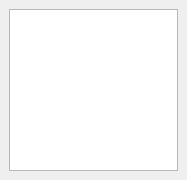
<ui version="4.0" >
 <class>ResultsSummaryWindow</class>
 <widget class="QWidget" name="ResultsSummaryWindow" >
  <property name="geometry" >
   <rect>
    <x>0</x>
    <y>0</y>
    <width>187</width>
    <height>180</height>
   </rect>
  </property>
  <property name="windowTitle" >
   <string>Form</string>
  </property>
  <layout class="QHBoxLayout" >
   <property name="margin" >
    <number>9</number>
   </property>
   <property name="spacing" >
    <number>6</number>
   </property>
   <item>
    <widget class="QTextEdit" name="textEdit" >
     <property name="readOnly" >
      <bool>true</bool>
     </property>
    </widget>
   </item>
  </layout>
 </widget>
 <resources/>
 <connections/>
</ui>
